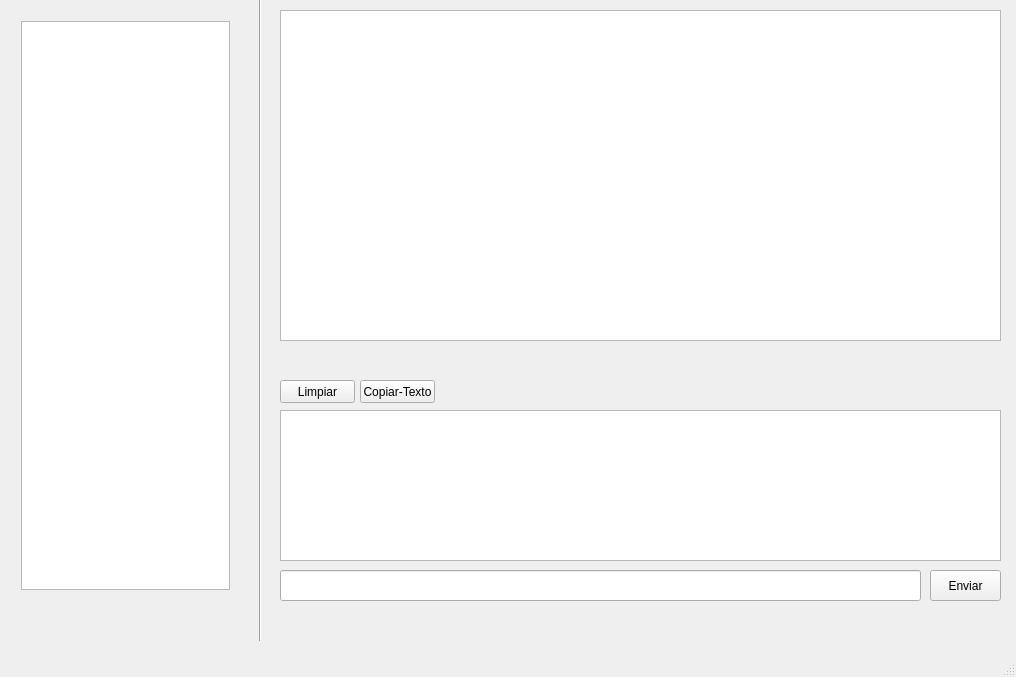
<?xml version="1.0" encoding="UTF-8"?>
<ui version="4.0">
 <class>GUI</class>
 <widget class="QMainWindow" name="GUI">
  <property name="geometry">
   <rect>
    <x>0</x>
    <y>0</y>
    <width>1016</width>
    <height>677</height>
   </rect>
  </property>
  <property name="windowTitle">
   <string>FSQL</string>
  </property>
  <widget class="QWidget" name="centralwidget">
   <widget class="QStackedWidget" name="stackedWidget">
    <property name="geometry">
     <rect>
      <x>280</x>
      <y>10</y>
      <width>721</width>
      <height>611</height>
     </rect>
    </property>
    <property name="currentIndex">
     <number>0</number>
    </property>
    <widget class="QWidget" name="page">
     <widget class="QTextEdit" name="output">
      <property name="geometry">
       <rect>
        <x>0</x>
        <y>400</y>
        <width>721</width>
        <height>151</height>
       </rect>
      </property>
      <property name="font">
       <font>
        <family>Calibri</family>
        <pointsize>11</pointsize>
        <weight>50</weight>
        <bold>false</bold>
       </font>
      </property>
     </widget>
     <widget class="QLineEdit" name="input">
      <property name="geometry">
       <rect>
        <x>0</x>
        <y>560</y>
        <width>641</width>
        <height>31</height>
       </rect>
      </property>
      <property name="font">
       <font>
        <family>Calibri</family>
        <pointsize>12</pointsize>
       </font>
      </property>
     </widget>
     <widget class="QPushButton" name="botonEnviar">
      <property name="geometry">
       <rect>
        <x>650</x>
        <y>560</y>
        <width>71</width>
        <height>31</height>
       </rect>
      </property>
      <property name="text">
       <string>Enviar</string>
      </property>
     </widget>
     <widget class="QPushButton" name="limpiarOutput">
      <property name="geometry">
       <rect>
        <x>0</x>
        <y>370</y>
        <width>75</width>
        <height>23</height>
       </rect>
      </property>
      <property name="text">
       <string>Limpiar</string>
      </property>
     </widget>
     <widget class="QTableView" name="vistaTabla">
      <property name="geometry">
       <rect>
        <x>0</x>
        <y>0</y>
        <width>721</width>
        <height>331</height>
       </rect>
      </property>
      <property name="styleSheet">
       <string notr="true">gridline-color: rgb(85, 170, 255);</string>
      </property>
     </widget>
     <widget class="QPushButton" name="copyClipboard">
      <property name="geometry">
       <rect>
        <x>80</x>
        <y>370</y>
        <width>75</width>
        <height>23</height>
       </rect>
      </property>
      <property name="text">
       <string>Copiar-Texto</string>
      </property>
     </widget>
    </widget>
    <widget class="QWidget" name="page_2">
     <widget class="QTextEdit" name="textEdit_2">
      <property name="geometry">
       <rect>
        <x>0</x>
        <y>30</y>
        <width>721</width>
        <height>231</height>
       </rect>
      </property>
      <property name="styleSheet">
       <string notr="true">border-color: rgb(215, 248, 255);</string>
      </property>
     </widget>
     <widget class="QPushButton" name="pushButton_2">
      <property name="geometry">
       <rect>
        <x>0</x>
        <y>0</y>
        <width>101</width>
        <height>21</height>
       </rect>
      </property>
      <property name="text">
       <string>Ejecutar</string>
      </property>
     </widget>
     <widget class="QTableWidget" name="tableWidget">
      <property name="geometry">
       <rect>
        <x>0</x>
        <y>400</y>
        <width>721</width>
        <height>192</height>
       </rect>
      </property>
     </widget>
    </widget>
   </widget>
   <widget class="QWidget" name="arbolWidget" native="true">
    <property name="geometry">
     <rect>
      <x>10</x>
      <y>10</y>
      <width>231</width>
      <height>591</height>
     </rect>
    </property>
    <widget class="QWidget" name="verticalLayoutWidget">
     <property name="geometry">
      <rect>
       <x>0</x>
       <y>0</y>
       <width>231</width>
       <height>591</height>
      </rect>
     </property>
     <layout class="QVBoxLayout" name="arbolLayout">
      <item>
       <widget class="QTreeView" name="vistaArbol"/>
      </item>
     </layout>
    </widget>
   </widget>
   <widget class="Line" name="line">
    <property name="geometry">
     <rect>
      <x>250</x>
      <y>-10</y>
      <width>20</width>
      <height>651</height>
     </rect>
    </property>
    <property name="orientation">
     <enum>Qt::Vertical</enum>
    </property>
   </widget>
  </widget>
  <widget class="QMenuBar" name="menubar">
   <property name="geometry">
    <rect>
     <x>0</x>
     <y>0</y>
     <width>1016</width>
     <height>21</height>
    </rect>
   </property>
  </widget>
  <widget class="QStatusBar" name="statusbar"/>
 </widget>
 <layoutdefault spacing="6" margin="11"/>
 <resources/>
 <connections/>
</ui>
